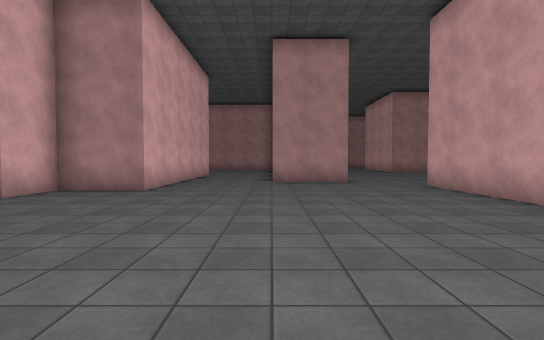
[1] (above)

24 first-person views from a walk through a scene from a Unity 3-D project. The camera is 1.5 m above the floor, tilts 2° down and sees 85° across. The floor is counted in squares, 2 m on a side. Each view is taken from the middle of a square. On the plan, view 1 faces up. The plan holds only what a view shows up to about 10 squares ahead; the rest is blank. The place goes on beyond the plan. The player character is not drawn. Some animated figures are not drawn. Surface patterns are stand-ins for the level's own textures.

[2]
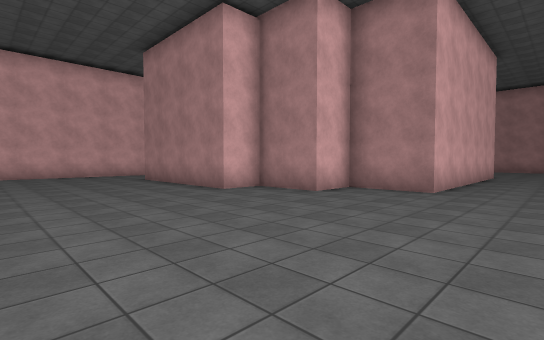

[3]
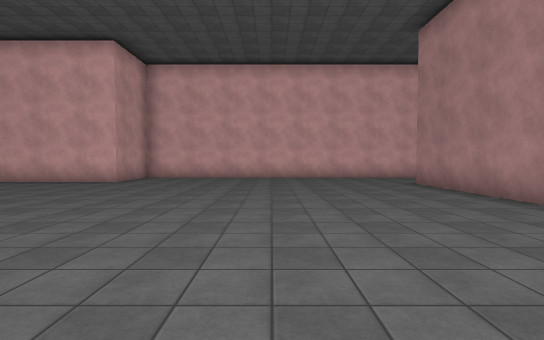

[4]
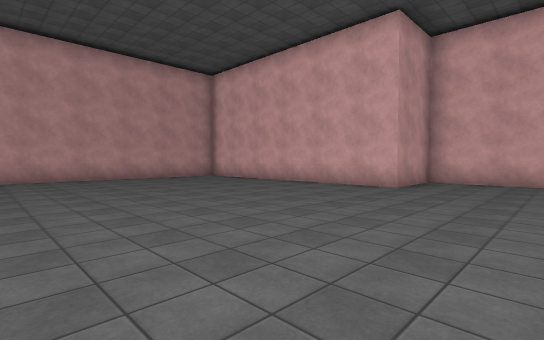

[5]
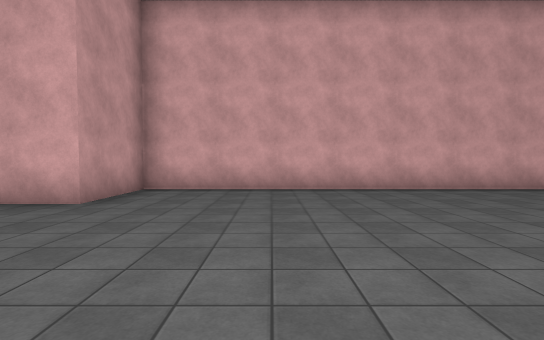

[6]
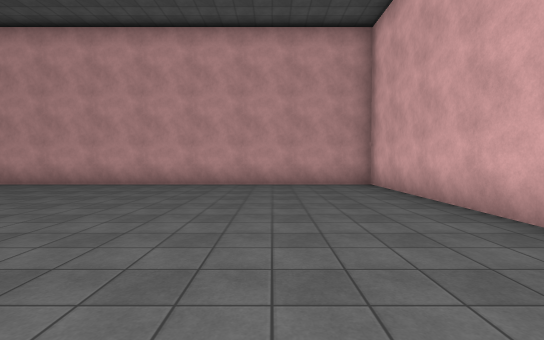

[7]
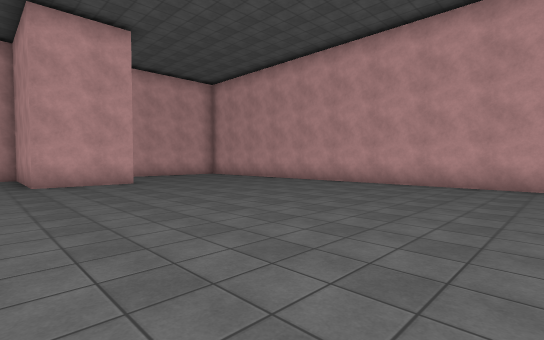

[8]
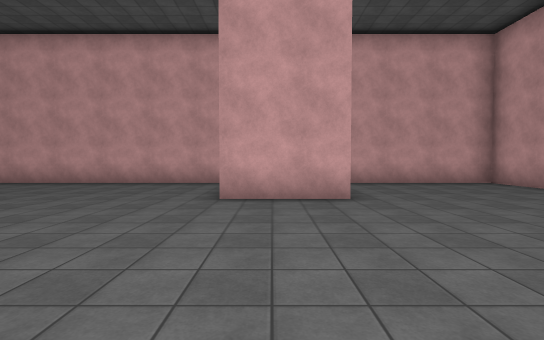

[9]
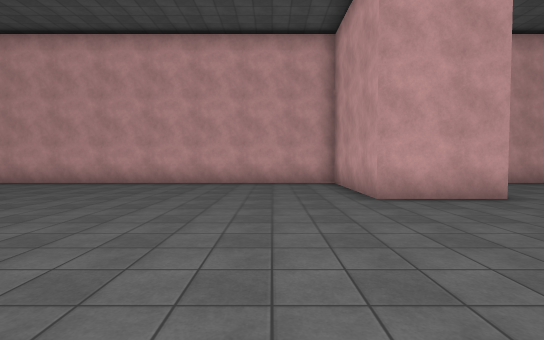

[10]
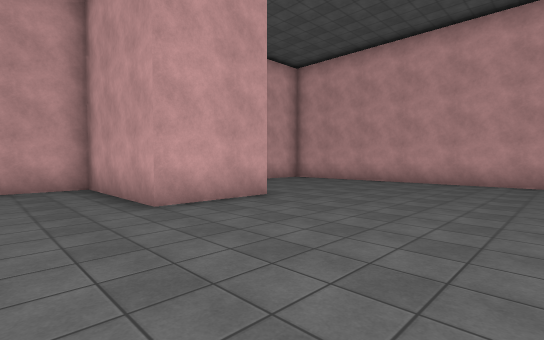

[11]
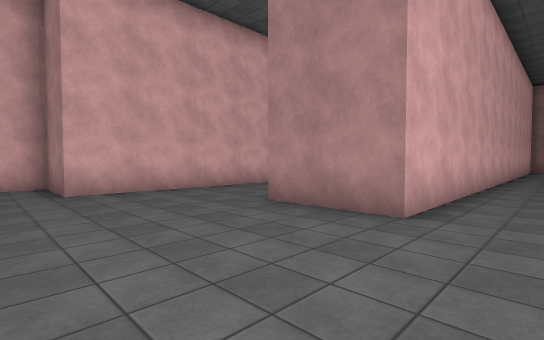

[12]
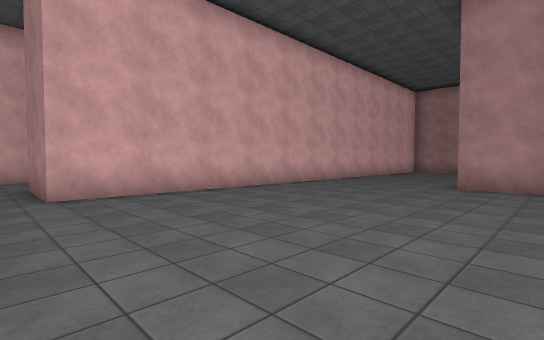

[13]
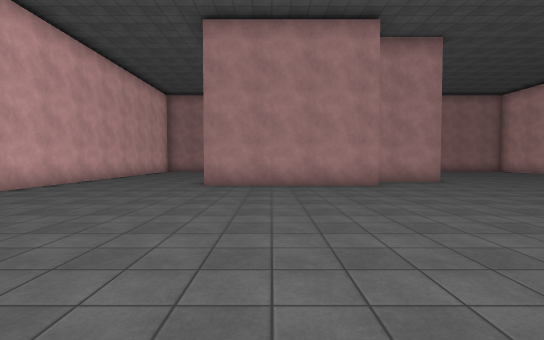

[14]
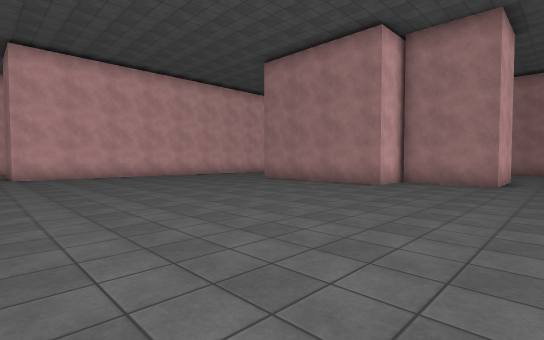

[15]
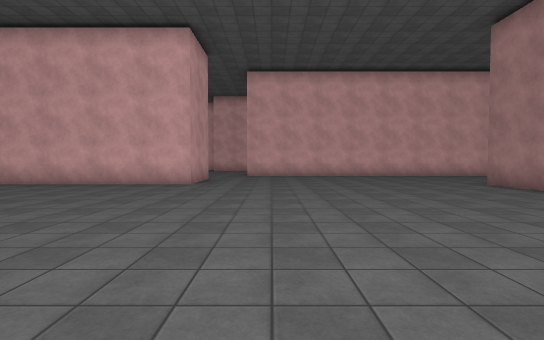

[16]
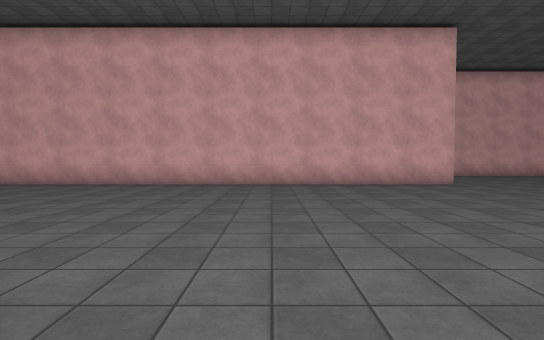

[17]
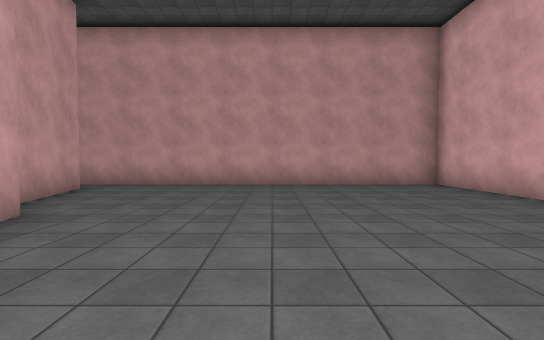

[18]
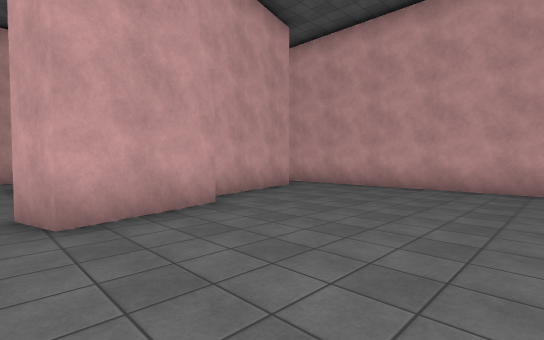

[19]
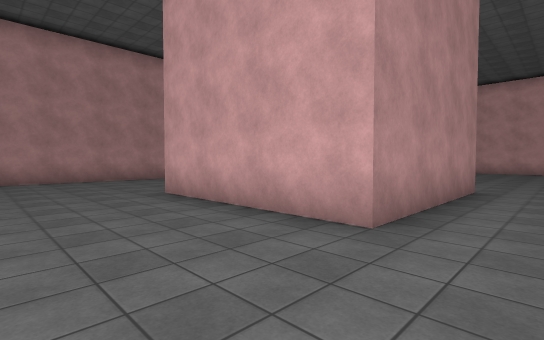

[20]
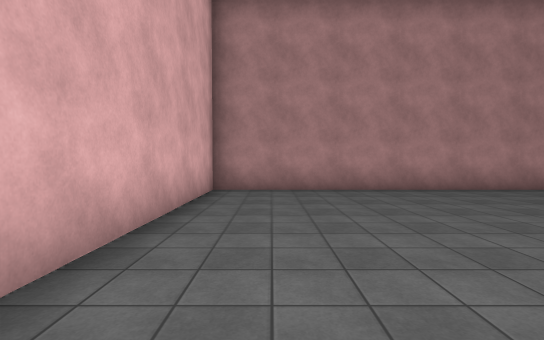

[21]
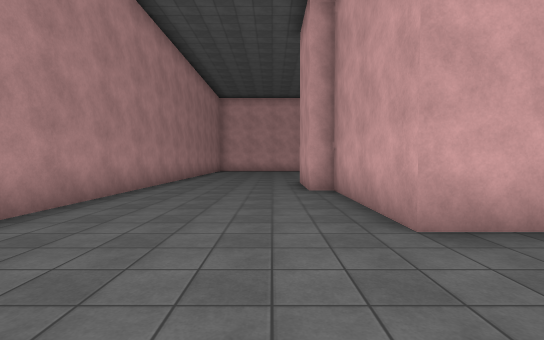

[22]
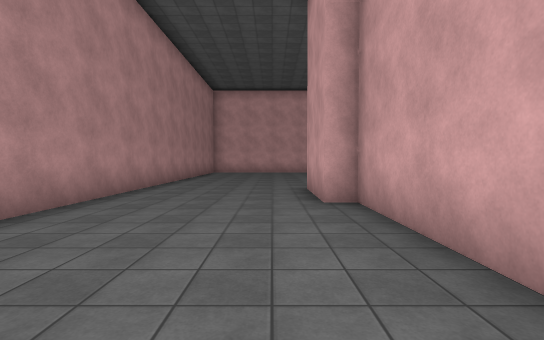

[23]
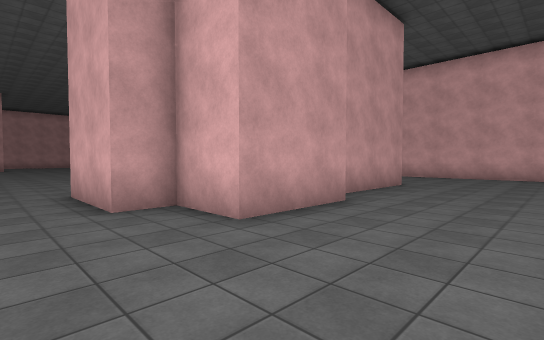

[24]
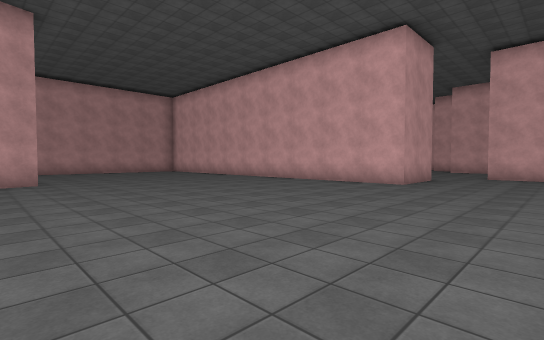

### Floor plan
Points are (right, up) in squares from view 1. A wall is a line through its corners. A room is listed if a view was taken in it or the views show most of it. See-through windows are left out.
Room 1 (views 1, 2, 3, 4, 5, 6, 7, 8, 9, 10, 11)
walls: (-15.5, 4.9) (-15.5, -5.2) (-13, -5.2) (-13, -14) (0.2, -14); (-3.1, 13) (-3.1, 7.3) (-5.2, 7.3) (-5.2, 5.8) (-7.2, 5.8) (-7.2, 4.5) (-12.2, 4.5); (2.5, 9.9) (0, 9.9); (0.6, -8.6) (0.6, -6) (4.5, -6) (4.5, 8.6); (2.6, -14) (4.5, -14) (4.5, -9.5)
ways out: opening at (4, 9) to room 2
Room 2 (views 12, 13, 14, 15, 16, 17, 18, 19, 20, 21, 22, 23, 24)
walls: (5.2, 8.5) (7, 8.5) (7, -6) (16.5, -6); (12.1, 19.2) (12.1, 17.5) (7.1, 17.5) (7.1, 22.5) (11.2, 22.5) (11.2, 23.1) (13.7, 23.1) (13.7, 21.5) (14.7, 21.5) (14.7, 19) (12.1, 19); (2.5, 19) (2.5, 9.9); (15.4, -1) (14.8, 1.4) (15.8, 1.7); (16.3, -2) (16.1, -1.5); (16, 27.4) (2.5, 27.4) (2.5, 21.5)
ways out: opening at (4, 9) to room 1

Positions as (right, up) in squares from view 1, and headings:
1: (0, 0), facing up
2: (-1, 0), facing up-left
3: (-3, 0), facing left
4: (-5, -2), facing down-left
5: (-8, -2), facing left
6: (-10, -5), facing down
7: (-9, -5), facing down-right
8: (-5, -7), facing right
9: (-5, -4), facing right
10: (-4, -4), facing down-right
11: (4, 6), facing up-left
12: (9, 9), facing up-left
13: (9, 9), facing up
14: (16, 9), facing up-left
15: (16, 11), facing left
16: (16, 3), facing left
17: (12, 3), facing down
18: (11, 2), facing down-right
19: (4, 16), facing up-right
20: (4, 20), facing up
21: (4, 24), facing right
22: (6, 24), facing right
23: (16, 26), facing down-left
24: (16, 12), facing down-left
